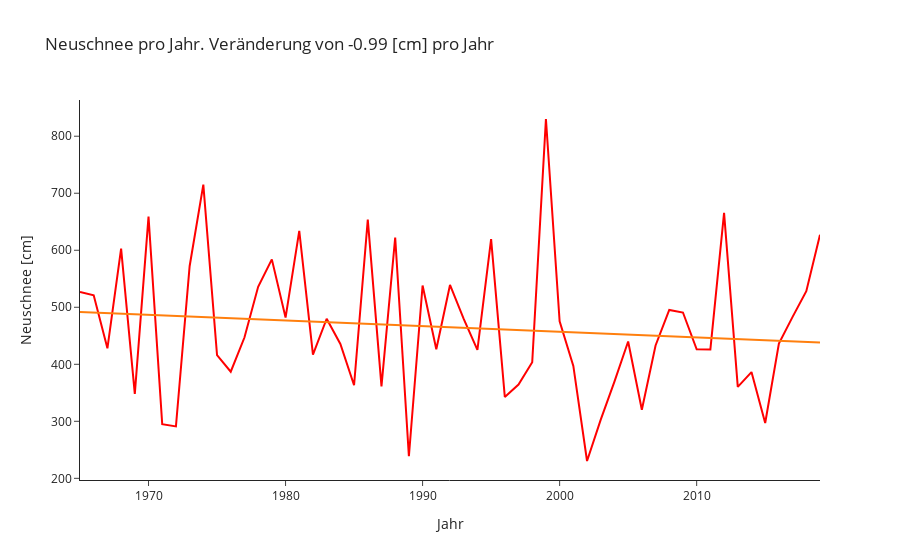

The code cell stored with this chart in its notebook:
### Markdown cell above
Hier habe ich gesehen, dass es so scheint, als gäbe es einen Abwärtstrend. Mit einer Linearen Regressions (Ordinary Least Squares)
lässt sich das auch "wissenschaftlich" veranschaulichen und man sieht, dass es eine Abnahme gibt, von fast einem cm pro Jahr.

### Code cell
df = pd.read_csv('Neuschnee.csv')
df = df[df['Region']=='Davos']
plot_linreg(df).show()
